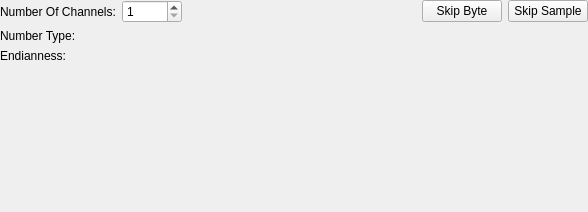
<?xml version="1.0" encoding="UTF-8"?>
<ui version="4.0">
 <class>BinaryStreamReaderSettings</class>
 <widget class="QWidget" name="BinaryStreamReaderSettings">
  <property name="geometry">
   <rect>
    <x>0</x>
    <y>0</y>
    <width>588</width>
    <height>212</height>
   </rect>
  </property>
  <property name="windowTitle">
   <string>Form</string>
  </property>
  <layout class="QVBoxLayout" name="verticalLayout">
   <property name="leftMargin">
    <number>0</number>
   </property>
   <property name="topMargin">
    <number>0</number>
   </property>
   <property name="rightMargin">
    <number>0</number>
   </property>
   <property name="bottomMargin">
    <number>0</number>
   </property>
   <item>
    <layout class="QHBoxLayout" name="horizontalLayout_3">
     <item>
      <widget class="QLabel" name="label_4">
       <property name="text">
        <string>Number Of Channels:</string>
       </property>
      </widget>
     </item>
     <item>
      <widget class="QSpinBox" name="spNumOfChannels">
       <property name="minimumSize">
        <size>
         <width>60</width>
         <height>0</height>
        </size>
       </property>
       <property name="toolTip">
        <string>Select number of channels</string>
       </property>
       <property name="keyboardTracking">
        <bool>false</bool>
       </property>
       <property name="minimum">
        <number>1</number>
       </property>
       <property name="maximum">
        <number>32</number>
       </property>
      </widget>
     </item>
     <item>
      <spacer name="horizontalSpacer">
       <property name="orientation">
        <enum>Qt::Horizontal</enum>
       </property>
       <property name="sizeHint" stdset="0">
        <size>
         <width>40</width>
         <height>20</height>
        </size>
       </property>
      </spacer>
     </item>
     <item>
      <widget class="QPushButton" name="pbSkipByte">
       <property name="toolTip">
        <string>Skip 1 byte while reading to correct the alignment</string>
       </property>
       <property name="text">
        <string>Skip Byte</string>
       </property>
      </widget>
     </item>
     <item>
      <widget class="QPushButton" name="pbSkipSample">
       <property name="toolTip">
        <string>Skip reading 1 sample while reading to shift channel order</string>
       </property>
       <property name="text">
        <string>Skip Sample</string>
       </property>
      </widget>
     </item>
    </layout>
   </item>
   <item>
    <layout class="QFormLayout" name="formLayout">
     <property name="fieldGrowthPolicy">
      <enum>QFormLayout::FieldsStayAtSizeHint</enum>
     </property>
     <property name="horizontalSpacing">
      <number>3</number>
     </property>
     <item row="0" column="0">
      <widget class="QLabel" name="label_5">
       <property name="sizePolicy">
        <sizepolicy hsizetype="Minimum" vsizetype="Fixed">
         <horstretch>0</horstretch>
         <verstretch>0</verstretch>
        </sizepolicy>
       </property>
       <property name="text">
        <string>Number Type:</string>
       </property>
      </widget>
     </item>
     <item row="1" column="0">
      <widget class="QLabel" name="label_6">
       <property name="sizePolicy">
        <sizepolicy hsizetype="Minimum" vsizetype="Fixed">
         <horstretch>0</horstretch>
         <verstretch>0</verstretch>
        </sizepolicy>
       </property>
       <property name="text">
        <string>Endianness:</string>
       </property>
      </widget>
     </item>
     <item row="0" column="1">
      <widget class="NumberFormatBox" name="nfBox" native="true">
       <property name="sizePolicy">
        <sizepolicy hsizetype="Preferred" vsizetype="Preferred">
         <horstretch>0</horstretch>
         <verstretch>0</verstretch>
        </sizepolicy>
       </property>
      </widget>
     </item>
     <item row="1" column="1">
      <widget class="EndiannessBox" name="endiBox" native="true">
       <property name="sizePolicy">
        <sizepolicy hsizetype="Preferred" vsizetype="Preferred">
         <horstretch>0</horstretch>
         <verstretch>0</verstretch>
        </sizepolicy>
       </property>
      </widget>
     </item>
    </layout>
   </item>
   <item>
    <spacer name="verticalSpacer">
     <property name="orientation">
      <enum>Qt::Vertical</enum>
     </property>
     <property name="sizeHint" stdset="0">
      <size>
       <width>20</width>
       <height>40</height>
      </size>
     </property>
    </spacer>
   </item>
  </layout>
 </widget>
 <customwidgets>
  <customwidget>
   <class>NumberFormatBox</class>
   <extends>QWidget</extends>
   <header>widgets/numberformatbox.h</header>
   <container>1</container>
  </customwidget>
  <customwidget>
   <class>EndiannessBox</class>
   <extends>QWidget</extends>
   <header>widgets/endiannessbox.h</header>
   <container>1</container>
  </customwidget>
 </customwidgets>
 <resources/>
 <connections/>
</ui>
